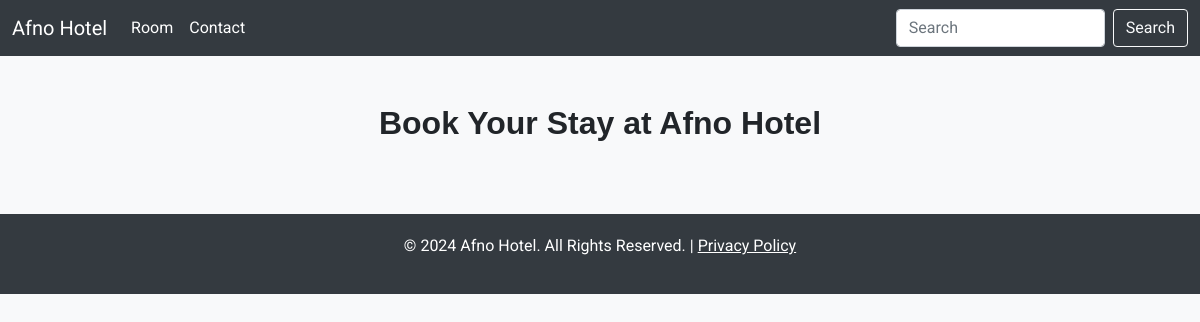
The page /booking/ on the database as committed earlier.
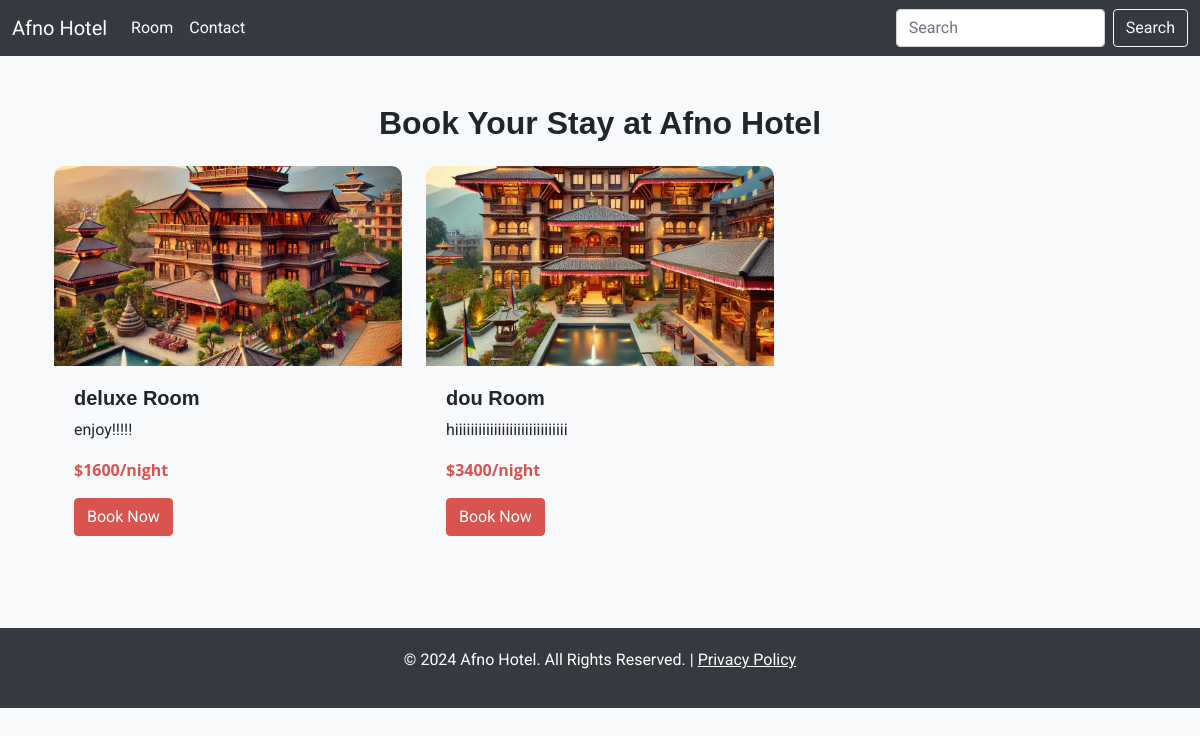
The same page on the database as committed later.
### room/models.py (models this page shows, shortened)
class Room(models.Model):
  name = models.CharField(max_length=200)
  price = models.IntegerField()
  discount = models.IntegerField()
  image = models.ImageField(upload_to="rooms/image",)
  description = models.TextField()

### room/views.py (the view)
# urls.py: path('', views.booking_section, name='booking_section'),
def booking_section(request):
  rooms = Room.objects.all()
  data = {
    'rooms': rooms
  }
  return render(request, 'booking_section.html',data)

### templates/booking_section.html (shortened to what this page needs)
{% extends "base.html" %}
{% load static %}
{% block content %}
<div class="container my-5">
  <h2 class="text-center mb-4">Book Your Stay at Afno Hotel</h2>
  <div class="row">
    {% for room in rooms %}
    <div class="col-md-4 mb-4">
      <div class="card room-card">
        <img src="{{ room.image.url }}" class="card-img-top" alt="{{ room.name }} Room">
        <div class="card-body">
          <h5 class="room-title">{{ room.name }} Room</h5>
          <p class="card-text">{{ room.description }}</p>
          <p class="room-price">${{ room.price }}/night</p>
          <a href="{% url 'book' %}" class="btn btn-primary">Book Now</a>
        </div>
      </div>
    </div>
    {% endfor %}
  </div>
</div>
{% endblock %}

Rows that differ between the two databases and show on the page:
added Room: image (picture), name "deluxe", description "enjoy!!!!!", price "1600"
added Room: image (picture), name "dou", description "hiiiiiiiiiiiiiiiiiiiiiiiiiiiii", price "3400"
